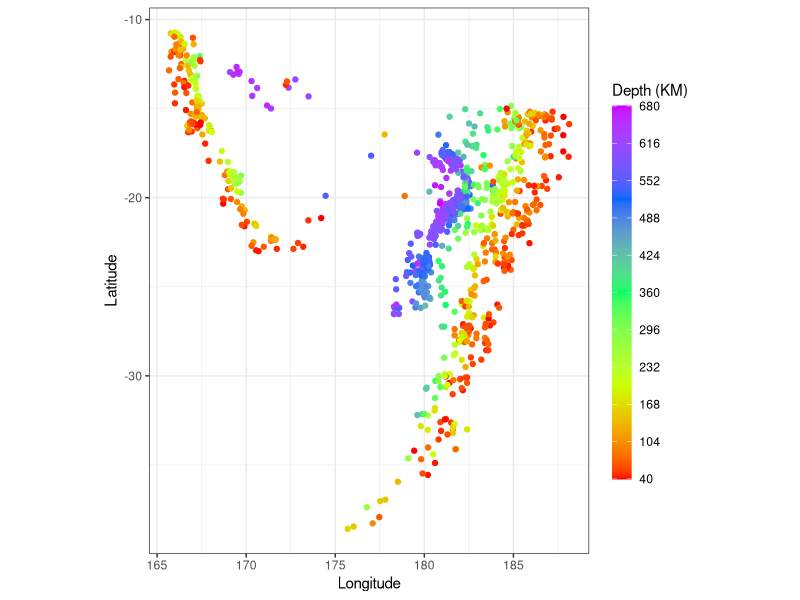

Generate this figure with R:
# Here we will use "quakes" data set that is inbuilt in R. The data set give the locations of 1000
#seismic events of MB > 4.0. The events occurred in a cube near Fiji since 1964.

library(ggplot2)

# Create a scatter plot of seismic events
ggplot(data = quakes, aes(x = long, y = lat, color = depth)) +
  geom_point() +
  theme_bw() +
  xlab("Longitude") +
  ylab("Latitude") +
  scale_color_gradientn(name = "Depth (KM)",
                        breaks = seq(min(quakes$depth), max(quakes$depth), by = 64),
                        colors = rainbow(5)) +
  coord_fixed() +
  theme(legend.key.height = unit(1.9, 'cm'),
        legend.key.width = unit(0.5, 'cm'))
